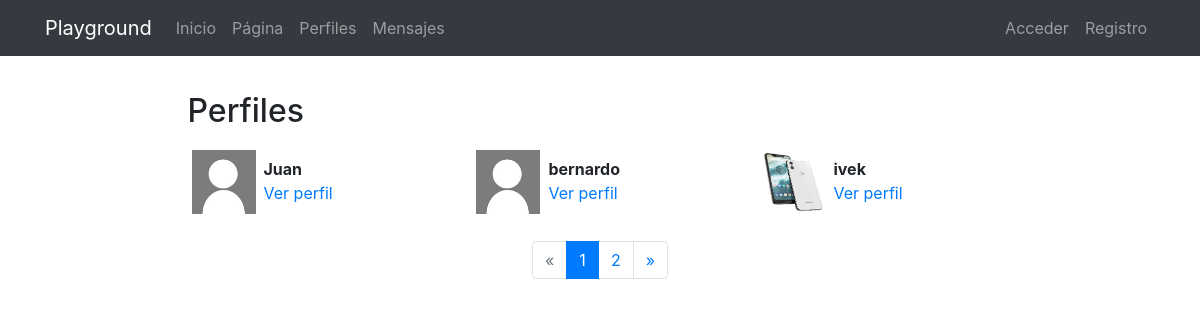
/profiles/, run on the app's committed database.
### registration/models.py (models this page shows)
class Profile(models.Model):
    user = models.OneToOneField(User, on_delete=models.CASCADE)
    avatar = models.ImageField(upload_to=custom_upload_to, null=True, blank=True)
    bio = models.TextField(null=True, blank=True)
    link = models.URLField(max_length=200, null=True, blank= True)
    class Meta:
        ordering=['user__username']

### Profiles/views.py (the view)
# urls.py: path('', ProfileListView.as_view(), name="list"),
class ProfileListView(ListView):
    model= Profile
    template_name= 'profiles/profile_list.html'
    paginate_by = 3

### Profiles/templates/profiles/profile_list.html (shortened to what this page needs)
{% extends 'core/base.html' %}
{% load static %}
{% block content %}
<main role="main">
  <div class="container">
    <div class="row mt-3">
      <div class="col-md-9 mx-auto mb-5">
        <h2>Perfiles</h2>
        <div class="row">
          {% for profile in profile_list %}
            <div class="col-md-4 mt-2 mb-3 ">
              <div class="row p-1">
                <div class="col-md-12">
                  {% if profile.avatar %}
                    <img src="{{profile.avatar.url}}" class="img-fluid profile-avatar">
                  {% else %}
                    <img src="{% static 'registration/img/original.jpg' %}" class="img-fluid profile-avatar">
                  {% endif %}
                  <p class="profile-data">
                    <b>{{profile.user|truncatechars:"16"}}</b><br>
                    <a href="{% url 'profiles:detail' profile.user %}">Ver perfil</a>
                  </p>
                </div>
              </div>
            </div>
          {% endfor %}
        </div>
{% if is_paginated %}
<nav aria-label="Page navigation">
  <ul class="pagination justify-content-center">
    {% if page_obj.has_previous %}
      <li class="page-item ">
        <a class="page-link" href="?page={{ page_obj.previous_page_number }}">&laquo;</a>
      </li>
    {% else %}
      <li class="page-item disabled">
        <a class="page-link" href="#" tabindex="-1">&laquo;</a>
      </li>
    {% endif %}
    {% for i in paginator.page_range %}
      <li class="page-item {% if page_obj.number == i %}active{% endif %}">
        <a class="page-link" href="?page={{ i }}">{{ i }}</a>
      </li>
    {% endfor %}
    {% if page_obj.has_next %}
      <li class="page-item ">
        <a class="page-link" href="?page={{ page_obj.next_page_number }}">&raquo;</a>
      </li>
    {% else %}
      <li class="page-item disabled">
        <a class="page-link" href="#" tabindex="-1">&raquo;</a>
      </li>
    {% endif %}
  </ul>
</nav>
{% endif %}
      </div>
    </div>
  </div>
</main>
{% endblock %}

### core/static/core/css/main.css (style rules this page uses)
main { padding-top: 20px; }
:root { --jumbotron-padding-y: 3rem; }

### Profiles/templates/profiles/profile_list.html (style rules this page uses)
.profile-avatar { float:left;width:4rem;height:4rem }
.profile-data { padding-left:4.5rem;padding-top:.4rem; }

### data on the page
Profile: user "Juan"
Profile: user "bernardo"
Profile: avatar (picture), user "ivek"

### other printed values
{{ i }} "1" "2"
